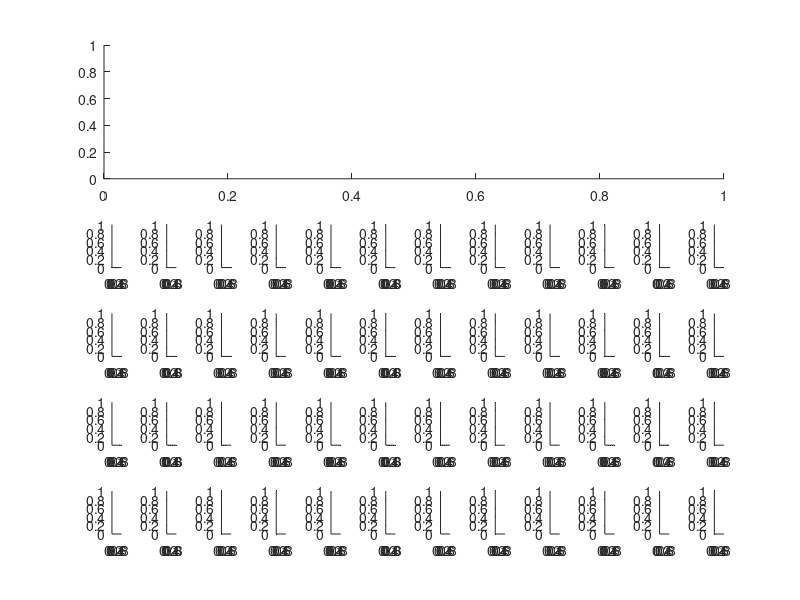

Write MATLAB code to recreate this figure. (Note: this script raises an error after producing the figure.)
    % Used for HKUST ELEC 5660

close all
clear all

clc;
addpath('./utils', './readonly','./SI_DFM_2D_SYSU');

h1 = subplot(6, 12, [1, 2, 3, 4, 5, 6, 7, 8, 9, 10, 11, 12, 13, 14, 15, 16, 17, 18, 19, 20, 21, 22, 23, 24]);
%第一架飞机数据分析图
h2 = subplot(6, 12, 25);
h3 = subplot(6, 12, 26);
h4 = subplot(6, 12, 27);
h5 = subplot(6, 12, 28);

h6 = subplot(6, 12, 37);
h7 = subplot(6, 12, 38);
h8 = subplot(6, 12, 39);
h9 = subplot(6, 12, 40);

%第二架飞机数据飞行图
h10 = subplot(6, 12, 29);
h11 = subplot(6, 12, 30);
h12 = subplot(6, 12, 31);
h13 = subplot(6, 12, 32);

h14 = subplot(6, 12, 41);
h15 = subplot(6, 12, 42);
h16 = subplot(6, 12, 43);
h17 = subplot(6, 12, 44);

%第三架飞机数据飞行图
h18 = subplot(6, 12, 33);
h19 = subplot(6, 12, 34);
h20 = subplot(6, 12, 35);
h21 = subplot(6, 12, 36);

h22 = subplot(6, 12, 45);
h23 = subplot(6, 12, 46);
h24 = subplot(6, 12, 47);
h25 = subplot(6, 12, 48);

%第四架飞机数据飞行图
h26 = subplot(6, 12, 49);
h27 = subplot(6, 12, 50);
h28 = subplot(6, 12, 51);
h29 = subplot(6, 12, 52);

h30 = subplot(6, 12, 61);
h31 = subplot(6, 12, 62);
h32 = subplot(6, 12, 63);
h33 = subplot(6, 12, 64);

%第五架飞机数据飞行图
h34 = subplot(6, 12, 53);
h35 = subplot(6, 12, 54);
h36 = subplot(6, 12, 55);
h37 = subplot(6, 12, 56);

h38 = subplot(6, 12, 65);
h39 = subplot(6, 12, 66);
h40 = subplot(6, 12, 67);
h41 = subplot(6, 12, 68);

%第六架飞机数据飞行图
h42 = subplot(6, 12, 57);
h43 = subplot(6, 12, 58);
h44 = subplot(6, 12, 59);
h45 = subplot(6, 12, 60);

h46 = subplot(6, 12, 69);
h47 = subplot(6, 12, 70);
h48 = subplot(6, 12, 71);
h49 = subplot(6, 12, 72);

set(gcf, 'Renderer', 'painters');
set(gcf, 'Position', [100, 100, 1400, 1000]);


run6formation(h1, h2, h3, h4, h5, h6, h7, h8, h9, h10, h11, h12, h13, h14, ...
    h15, h16, h17, h18, h19, h20, h21, h22, h23, h24, h25, h26, h27, h28, h29, ...
    h30, h31, h32, h33, h34, h35, h36, h37, h38, h39, h40, h41, h42, h43, h44, ...
    h45, h46, h47, h48, h49);

JudgeStudentsPoint
